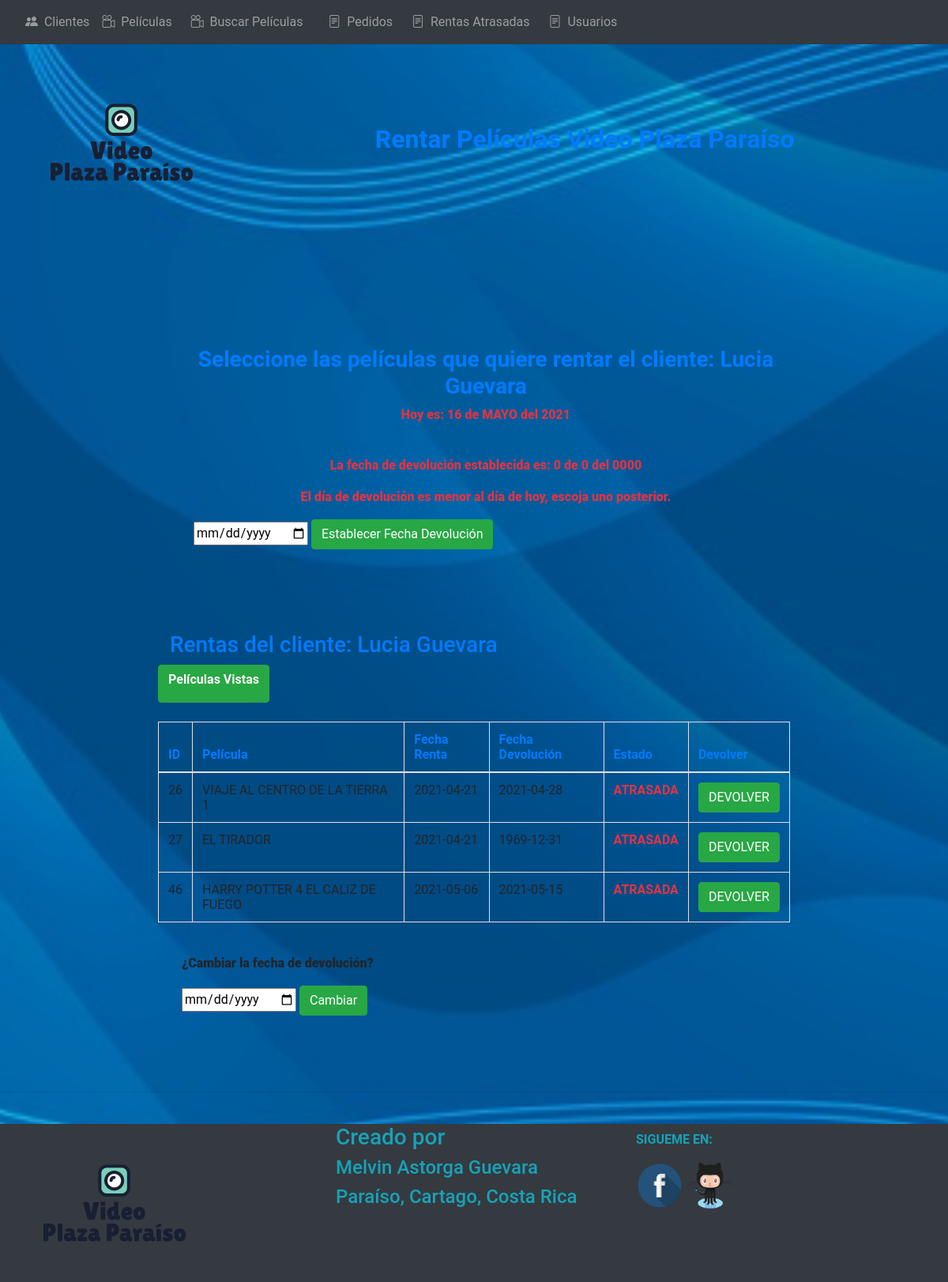
The app's page /renta.php?customer_id=2&customer_name=Lucia&lastname=Guevara with its own data.
### tables this page shows
CREATE TABLE `rent` (
  `rent_id` int(11) NOT NULL AUTO_INCREMENT,
  `customer_id` int(11) DEFAULT NULL,
  `movie_id` int(11) DEFAULT NULL,
  `date_rent` date DEFAULT NULL,
  `date_return` date DEFAULT NULL,
  `rent_status` varchar(30) DEFAULT NULL,
  PRIMARY KEY (`rent_id`),
  KEY `FK_CustomerRent` (`customer_id`),
  KEY `FK_MovieRent` (`movie_id`),
  CONSTRAINT `FK_CustomerRent` FOREIGN KEY (`customer_id`) REFERENCES `customer` (`customer_id`),
  CONSTRAINT `FK_MovieRent` FOREIGN KEY (`movie_id`) REFERENCES `movie` (`movie_id`)
);

CREATE TABLE `movie` (
  `movie_id` int(11) NOT NULL AUTO_INCREMENT,
  `movie_code` varchar(30) DEFAULT NULL,
  `movie_name` varchar(60) DEFAULT NULL,
  `gender` varchar(40) DEFAULT NULL,
  `spanish` tinyint(1) DEFAULT NULL,
  `actor` varchar(100) DEFAULT NULL,
  `director` varchar(60) DEFAULT NULL,
  `active` int(11) DEFAULT NULL,
  PRIMARY KEY (`movie_id`)
);

### renta.php (the view, shortened to what this page needs)
<?php
$fecha_entrega = $_GET['fecha_entrega'];
$rentar = $_GET['rentar'];
$fechaEntrega = $_POST['fechaEntrega'];
$diaDevolucion = 0;
$mesDevolucion = "0";
$anioDevolucion = "0000";
$fechaEntrega = date("Y-m-d H:i:s", strtotime($fechaEntrega));
$a = date("Y", strtotime($fechaEntrega));
if($a > 2000){
$diaDevolucion = date("d", strtotime($fechaEntrega));
$mesDevolucion = date("m", strtotime($fechaEntrega));
$anioDevolucion = date("Y", strtotime($fechaEntrega));
}
else if ($rentar == 1){
$diaDevolucion = date("d", strtotime($fecha_entrega));
$mesDevolucion = date("m", strtotime($fecha_entrega));
$anioDevolucion = date("Y", strtotime($fecha_entrega));
}
else{
    $diaDevolucion = 0;
    $mesDevolucion = "0";
    $anioDevolucion = "0000";
}
$mensaje='';
$hoy = date("Y-m-d");
$hoy = date("Y-m-d H:i:s", strtotime($hoy));
$diaActual = date("d");
$mesActual = date("m");
$anioActual = date("Y");
if($hoy < $fechaEntrega || $rentar == 1)
	{
    $fechaRegreso = true;
    $mensaje='';
	}else
		{
        $mensaje='El día de devolución es menor al día de hoy, escoja uno posterior.';
		}
        $hoy = date("Y-m-d", strtotime($hoy));
    switch ($mesActual) {
        case 05:
            $mesActual="MAYO";
            break;
    }
$id_customer = $_GET['customer_id'];
$customer_name = $_GET['customer_name'];
$lastname = $_GET['lastname'];
?>
<!DOCTYPE html>
<html lang="en">
<head>
    <link rel="stylesheet" href="https://maxcdn.bootstrapcdn.com/bootstrap/4.0.0/css/bootstrap.min.css">
    <link rel="stylesheet" href="https://maxcdn.bootstrapcdn.com/bootstrap/4.0.0/css/bootstrap.min.css">
  <link rel="stylesheet" href="https://use.fontawesome.com/releases/v5.0.8/css/solid.css">
  <link rel="stylesheet" type="text/css" href="css/background.css">
  <link rel="stylesheet" type="text/css" href="css/toastr.min.css">
  <link rel="stylesheet" href="https://cdn.jsdelivr.net/npm/bootstrap-icons@1.3.0/font/bootstrap-icons.css">
  <link rel="stylesheet" type="text/css" href="https://cdn.datatables.net/1.10.19/css/jquery.dataTables.min.css">
  <link rel="stylesheet" type="text/css" href="https://cdnjs.cloudflare.com/ajax/libs/font-awesome/5.15.2/css/all.min.css">
  <link rel="stylesheet" type="text/css" href="css/app.css">
</head>
<body>
<div class="container p-4">
  <div class="row">
    <div class="col-md-3">
      <img src="img/logo_video.png">
    </div>
    <div class="col-md-9 contenedor">
    <h2 align="center" class="text-primary"><b>Rentar Películas Video Plaza Paraíso<b></h2>
    <br>
    </div>
  </div>
</div>
<div class="container" style="width: 800px; margin-top: 10px;">
        <br>
<div class="container" style="width: 800px; margin-top: 100px;">
<h3 align="center" class="text-primary"><b>Seleccione las películas que quiere rentar el cliente: <?php echo "$customer_name $lastname" ?> <b></h3>
        <?php
    echo "<p class='text-danger text-center'>Hoy es: $diaActual de $mesActual del $anioActual </p>";
    echo "<br>";
    echo "<p class='text-danger text-center'>La fecha de devolución establecida es: $diaDevolucion de $mesDevolucion del $anioDevolucion </p>";
    echo "<p class='text-danger text-center'> $mensaje </p>";
      ?>
		<div class="container">
        <div class="row  m-auto pr-auto" style="display: inline-block">
        <form action="renta.php?customer_id=<?php echo $id_customer; ?>&customer_name=<?php echo $customer_name;?>&lastname=<?php echo $lastname;?>" method="POST">
        <div class="form-group  m-auto pr-auto" style="display: inline-block">
        <input type="date" name="fechaEntrega">
    </div>
    <div class="form-group" style="display: inline-block">
            <input type="submit" class="btn btn-success" value="Establecer Fecha Devolución">
        </div>
    </form>
    </div>
        </div>
	</div>
    <br><br><br>
    <?php
    echo "<h3 class='text-primary'>Rentas del cliente: $customer_name $lastname </h3>";
    ?>
    <div class="row">
        <a  class="btn btn-success text-light " href="renta_vistas.php?customer_id=<?php echo $id_customer;?>&customer_name=<?php echo $customer_name;?>&lastname=<?php echo $lastname;?>"><b>Películas Vistas</b></a><br><br>
		</div>
        <br>
        <div class="row">
             <table id="example" class="table table-bordered" style="width:100%">
        <thead>
            <tr>
                <th class="text-primary">ID</th>
                <th class="text-primary">Película</th>
                <th class="text-primary">Fecha Renta</th>
                <th class="text-primary">Fecha Devolución</th>
                <th class="text-primary">Estado</th>
                <th class="text-primary">Devolver</th>
            </tr>
        </thead>
        <tbody>
        	<?php
        	      include("connection.php");
                  $count_rows = 0;
                  $query ="SELECT R.rent_id as ID, M.movie_name as Pelicula, C.customer_name as Cliente, R.date_rent as FechaRenta, R.date_return as FechaRegreso FROM customer as C, movie as M, rent as R where R.customer_id = $id_customer and R.customer_id = C.customer_id and R.movie_id = M.movie_id and R.rent_status='rentada'";
                  $sql = mysqli_query($connection,$query);
                  while($row = mysqli_fetch_array($sql))
                  {
                $count_rows = $count_rows+1;
                $fechaRenta = $row["FechaRenta"];
                $FechaRegreso = $row["FechaRegreso"];
        	?>
            <tr>
                <td><?php echo $row["ID"];?></td>
                <td><?php echo $row["Pelicula"];?></td>
                <td><?php echo $row["FechaRenta"];?></td>
                <td><?php echo $row["FechaRegreso"];?></td>
                <td>
                <?php
                if($FechaRegreso < $hoy){
                echo "<p class='text-danger'><b>ATRASADA</b></p>";
                }else{
                echo "AL DÍA";
                }
                ?>
                </td>
                <td><a class="btn btn-success" href="renta.php?rent_id=<?php echo $row['ID']; ?>&customer_id=<?php echo $id_customer;?>&customer_name=<?php echo $customer_name;?>&lastname=<?php echo $lastname;?>&pelicula=<?php echo $row["Pelicula"];?>&devolver=1"> DEVOLVER</a> </td>
             </tr>
            <?php } ?>
        </tbody>
    </table>
		</div>
        <br>
        <?php
        if($count_rows > 0){
        echo "<div class='container'>";
        }else{
          echo "<div class='container' style='display:none;'>";
        }
        ?>
            <p>¿Cambiar la fecha de devolución?</p>
            <form action="renta.php?customer_id=<?php echo $id_customer; ?>&customer_name=<?php echo $customer_name;?>&lastname=<?php echo $lastname;?>&fechaRenta=<?php echo $fechaRenta;?>" method="POST">
        <div class="form-group  m-auto pr-auto" style="display: inline-block">
        <input type="date" name="nuevaFechaEntrega">
    </div>
    <div class="form-group" style="display: inline-block">
            <input type="submit" class="btn btn-success" value="Cambiar">
        </div>
    </form>
        </div>
 </div>
<br><br>
<hr>
<br>
</body>
</html>

### css/background.css (style rules this page uses)
body { font-family: 'Roboto', sans-serif; background: url(img/loginBackground.jpg) no-repeat center center fixed; background-size: cover; }

### css/app.css (style rules this page uses)
.contenedor { display: flex; justify-content: center; align-items: center; }

### records on screen
rent: rent_id "26", movie.movie_name "VIAJE AL CENTRO DE LA TIERRA 1", date_rent "2021-04-21", date_return "2021-04-28", shows "ATRASADA"
rent: rent_id "27", movie.movie_name "EL TIRADOR", date_rent "2021-04-21", date_return "1969-12-31", shows "ATRASADA"
rent: rent_id "46", movie.movie_name "HARRY POTTER 4 EL CALIZ DE FUEGO", date_rent "2021-05-06", date_return "2021-05-15", shows "ATRASADA"

### other values on screen
$customer_name "Lucia"
$lastname "Guevara"
$mesActual "MAYO"
$diaDevolucion "0"
$mesDevolucion "0"
$anioDevolucion "0000"
$mensaje "El día de devolución es menor al día de hoy, escoja uno posterior."
